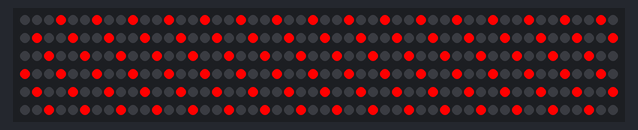
The program below on a simulated Raspberry Pi (BCM pin numbers). On the bench: 300 RGB LEDs in strip order, left to right, continuing on the next row. Sound played through the audio output is not drawn and takes no time.

Above: at 1.1 s.
At 9.2 s:
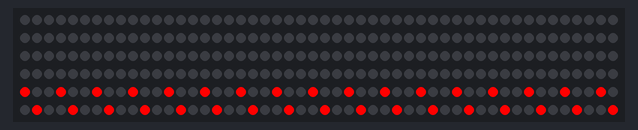
At 12.7 s:
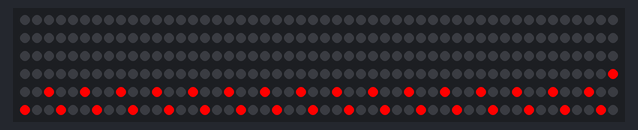
At 17.6 s:
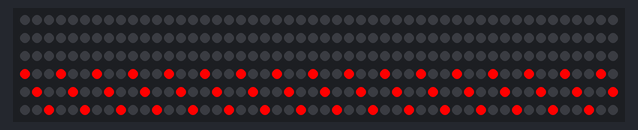
At 32.5 s:
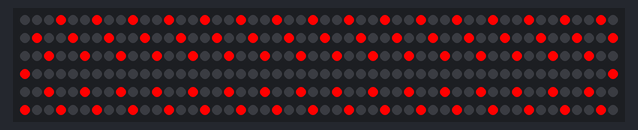
At 34.2 s:
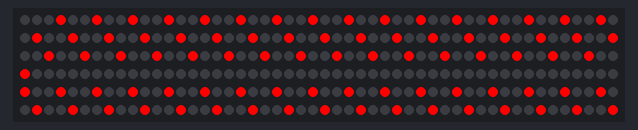

Measured:
- what the display in image 0 shows lasts 0.9 s, from 1.0 s to 1.9 s
- what the display in image 1 shows lasts 0.6 s, from 9.2 s to 9.8 s
- what the display in image 4 shows lasts 1.7 s, from 32.4 s to 34.1 s

The program:

christmas.py
```python
import time
import pygame
from rpi_ws281x import *
import random

LED_PIN = 18
LED_COUNT = 300
LED_FREQ_HZ = 800000
LED_BRIGHTNESS = 255

notes= [[('c', 'l', 3,1 ), ('g', 'r', 1.5,1)], [('a', 'r', .5, 1)], [('g', 'r', 1, 1)], [('c', 'l', 3, 1) , ('e', 'r', 3, 1)], [('c', 'l', 3,1), ('g','r', 1.5, 1)], [('a', 'r', .5, 1)], [('g', 'r', 1, 1)],
        [('c', 'l', 1, 1), ('e', 'r', 3, 1)], [('b', 'l', 1,1)], [('a', 'l', 1,1)],[('g', 'l', 3, 1), ('d', 'r', 2, 2)], [('d', 'r', 1, 2)], [('g', 'l', 2, 1), ('b', 'r', 3,1)], [('g', 'l', 1,1)],
        [('c', 'l' ,3 ,1), ('c','r', 2,2  )], [('c', 'r', 1, 2)], [('c', 'l', 3 ,1), ('g', 'r', 3, 1)], [('f', 'l', 3, 1), ('a', 'r', 2, 1)],[('a', 'r', 1,1)], [('f', 'l', 3, 1), ('c', 'r', 1.5, 2)],
        [('b', 'r', .5, 1)], [('a', 'r', 1,1)], [('c', 'l', 3, 1), ('g', 'r', 1.5,1)], [('a', 'r', .5, 1)], [('g', 'r', 1,1)],
 [('c', 'l', 3, 1), ('e', 'r', 3,1)], [('f', 'l',3,1), ('a', 'r', 2, 1)], [('a', 'r', 1,1)], [('f', 'l', 3, 1), ('c', 'r', 1.5, 2)],
        [('b', 'r', .5, 1)], [('a', 'r', 1,1)], [('c', 'l', 3, 1), ('g', 'r', 1.5, 1)],
 [('a', 'r', .5,1)], [('g', 'r', 1,1)], [('c', 'l', 1,1), ('e', 'r', 3,1)], [('b', 'l', 1,1)],
        [('a', 'l', 1,1)], [('g', 'l', 3,1), ('d', 'r', 2,2)], [('d', 'r', 1,2)], [('g', 'l', 3, 1), ('f', 'r', 1, 2)], [('d', 'r', 1, 2)],
 [('b', 'r', 1,1)], [('c', 'l', 3, 1), ('c', 'r', 3, 2)], [('c', 'l', 3,1), ('e', 'r', 3,2)], [('c', 'l', 3, 1), ('c', 'r', 1, 2)],
        [('g', 'r', 1,1)], [('e', 'r', 1,1)], [('g', 'l', 3, 1), ('g', 'r', 1.5, 1)], [('f', 'r', .5, 1)],
 [('d', 'r', 1, 1)], [('c', 'l', 3,1), ('c', 'r', 3, 1)]]

if __name__ == '__main__':
    pygame.init()
    strip = Adafruit_NeoPixel(LED_COUNT, LED_PIN, LED_FREQ_HZ,10,False,255,0)
    strip.begin()
    for x in range(0,300):
        strip.setPixelColor(x,Color(0,0,0))
    strip.show()
    pygame.mixer.music.load("silent_night.mp3")
    pygame.mixer.music.play()
    time.sleep(1)
    for x in range(0,len(notes)):
        smallestDuration = 100

        for y in range(0, len(notes[x])):

            note = notes[x][y][0]
            hand = notes[x][y][1]
            duration = notes[x][y][2]
            octave = notes[x][y][3]

            if(duration < smallestDuration):
                smallestDuration = duration

            for z in range(0,50):
                if hand == 'r':
                    strip.setPixelColor(150 + (z * 3) + int(ord(note)/2) * int(octave/2),Color(255,0,0))
                if hand == 'l':
                    strip.setPixelColor(150 - (z * 3) - int(ord(note)/2) * int(octave/2),Color(255,0,0))

            strip.show()
        time.sleep(smallestDuration/1.78)
        for x in range(0,300):
            strip.setPixelColor(x,Color(0,0,0))
        strip.show()

    for x in range(0,300):
        strip.setPixelColor(x,Color(0,0,0))
        strip.show()
```
